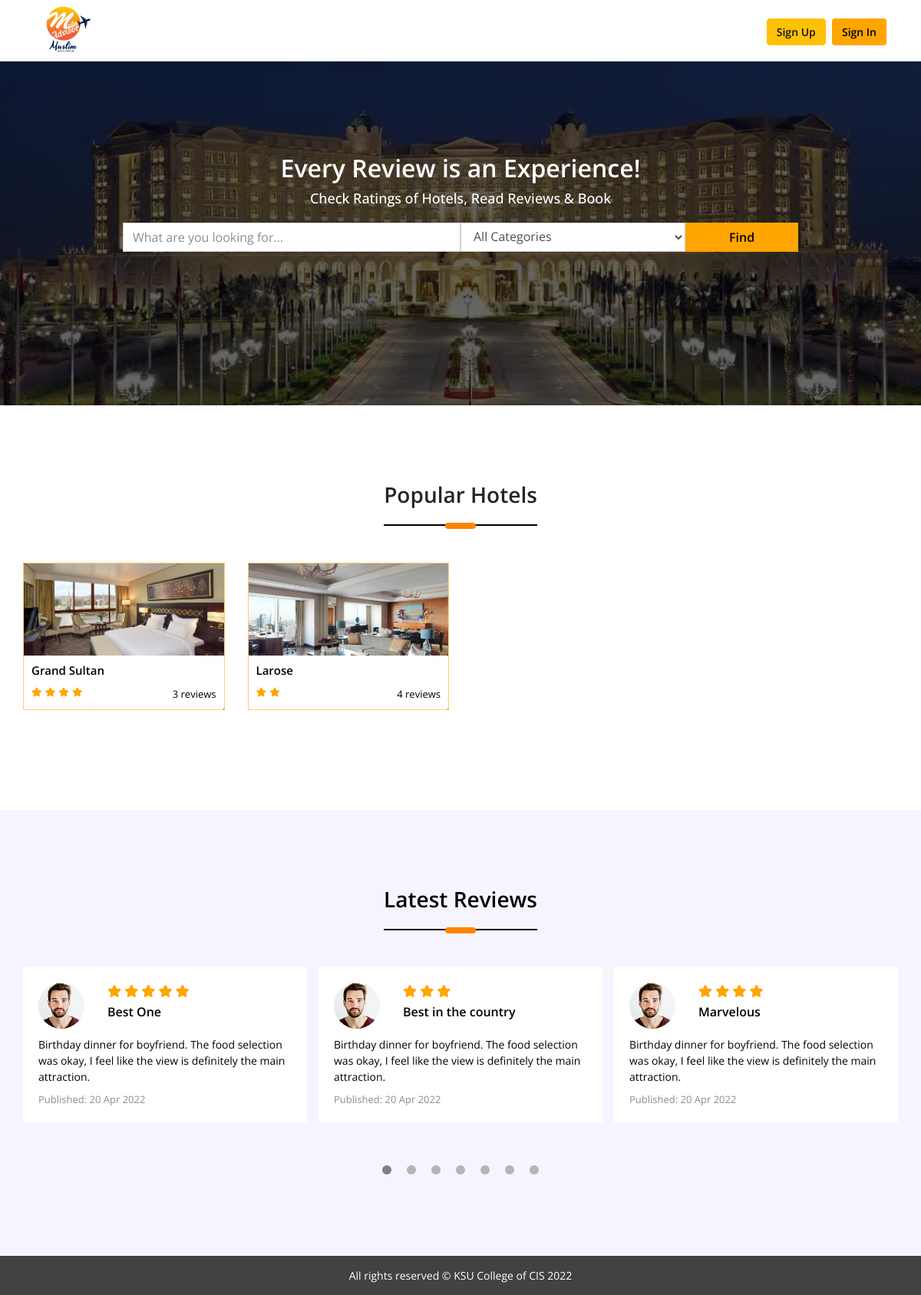
The page / on the database its author committed.
### tables this page shows
CREATE TABLE `hotels` (
  `id` int(11) NOT NULL,
  `name` varchar(200) NOT NULL,
  `town` varchar(50) NOT NULL,
  `city` varchar(50) NOT NULL,
  `phone` varchar(50) NOT NULL,
  `address` varchar(200) NOT NULL,
  `description` varchar(2000) NOT NULL,
  `category` varchar(50) NOT NULL,
  `thumbnail_url` varchar(100) NOT NULL
);

CREATE TABLE `reviews` (
  `id` int(11) NOT NULL,
  `hotel_id` bigint(20) NOT NULL,
  `user_id` int(11) NOT NULL,
  `title` varchar(200) NOT NULL,
  `rating` int(11) NOT NULL,
  `review` varchar(500) NOT NULL,
  `profile` varchar(100) NOT NULL DEFAULT 'avatar.png',
  `created_at` timestamp NULL DEFAULT current_timestamp(),
  `updated_at` timestamp NULL DEFAULT current_timestamp()
);

### app/config/Base.php (called while the page is built, shortened)
<?php
class Base {
    protected $root;
    public function __construct($path) {
        $this->root = $path;
    }
    public function load($page, $_data = [], $_success = '', $_error = []){
        $data       = $_data;
        require_once "$this->root/view/layout/main.php";
    }
}

### app/controller/MainController.php (called while the page is built, shortened)
<?php
class MainController extends DB {
    public function index(){
		$hotel = new Hotel();
		$hotels = $hotel->all('','', 4);
		$review = new Review();
		$reviews = $review->all();
        $this->load('index', compact('hotels', 'reviews', 'hotel_review_data', 'hotel_ratings'));
    }
}

### app/config/AppHelper.php (called while the page is built, shortened)
<?php
class AppHelper extends Base {
    public static function app(){
        return getenv('APP_URL');
    }
    public static function get_url($url){
        return self::app().'?r='.$url;
    }
    public static function public_uri(){
        return self::app().'public/';
    }
}

### app/config/DB.php (called while the page is built, shortened)
<?php
class DB extends Base {
    protected $db_host;
    protected $db_user;
    protected $db_password;
    protected $db_name;
    protected $con = '';
    protected $tableName;
    protected $columns = [];
    protected $conditions = [];
    protected $limit = 0;
    public function LoadDBInfo() {
        $this->db_host = getenv('DB_HOST');
        $this->db_user = getenv('DB_USERNAME');
        $this->db_password = getenv('DB_PASSWORD');
        $this->db_name = getenv('DB_DATABASE');
    }
    public function connectDb() {
        $this->con = new \MySQLi($this->db_host, $this->db_user, $this->db_password, $this->db_name);
        if(mysqli_connect_error()) {
            die("Failed to connect to MySQL: " . mysqli_connect_error());
        }else{
            return $this->con;
        }
    }
    public function getFields(){
        return implode(', ', $this->columns);
    }
    public function getJoin(){
        $join = '';
        return $join;
    }
    public function getCondition(){
        $condition = '';
        foreach ($this->conditions as $_condition => $val){
            $value = is_numeric($val) ? $val: "'$val'";
            $condition .= $_condition .'='. $value ;
        }
        return $condition;
    }
    public function prepareGetQuery(){
        $fields = $this->getFields();
        $join = $this->getJoin();
        $condition = $this->getCondition();
        $query = "SELECT $fields FROM `$this->tableName`";
        if($condition)
            $query .=  " WHERE $condition";
        if($this->limit)
            $query .= " Limit $this->limit";
        return $query.';';
    }
    public function getAll(){
        $query = $this->prepareGetQuery();
        $result = $this->con->query($query);
        if($result->num_rows > 0) {
            $data = array();
            while ($row = $result->fetch_assoc()) {
                $data[] = $row;
            }
            return array(
                'status' => true,
                'data' => $data
            );
        }else{
            return array(
                'status' => false,
                'message' => 'No record found'
            );
        }
    }
}

### app/model/Hotel.php (called while the page is built, shortened)
<?php
class Hotel extends DB {
    protected $table = AppHelper::HOTEL_TABLE;
    public function __construct()
    {
        $this->tableName = $this->table;
    }
    function all($select = [], $condition = [], $limit = ''){
        if($select)
            $this->columns = $select;
        else
            $this->columns = array('id', 'name', 'town', 'city', 'phone', 'description', 'category', 'address', 'thumbnail_url');
        if($limit)
            $this->limit = $limit;
        $data = $this->getAll();
        if($data["status"])
            return $data["data"];
        return [];
    }
}

### app/model/Review.php (called while the page is built, shortened)
<?php
class Review extends DB {
    protected $table = AppHelper::REVIEW_TABLE;
    public function __construct()
    {
        $this->tableName = $this->table;
    }
    function all($select = [], $condition = []){
        if($select)
            $this->columns = $select;
        else
            $this->columns = array('id', 'hotel_id', 'title', 'rating', 'review', 'profile', 'created_at');
        $data = $this->getAll();
        if($data["status"])
            return $data["data"];
        return [];
    }
}

### view/index.php (the view, shortened to what this page needs)
<?php
    $hotels = isset($data["hotels"]) ? $data["hotels"]: [];
	$reviews = isset($data["reviews"]) ? $data["reviews"]: [];
	$hotel_reviews = isset($data["hotel_review_data"]) ? $data["hotel_review_data"]: [];
	$hotel_ratings = isset($data["hotel_ratings"]) ? $data["hotel_ratings"]: [];
?>
	<div id="banner" class="banner-area">
		<div class="banner container">
			<div class="row">
				<div class="col-md-1 float-left"></div>
				<div class="col-md-10 float-left banner-form">
					<h1>Every Review is an Experience!</h1>
					<h6>Check Ratings of Hotels, Read Reviews & Book</h6>
					<form action="<?php echo \HR\HotelReview\config\AppHelper::get_url('main/searchHotel'); ?>" method="POST" class="form">
						<div class="form-row">
							<div class="form-group col-md-6 float-left">
								<input type="text" class="form-control" id="" name="name" placeholder="What are you looking for..." />
							</div>
							<div class="form-group col-md-4 float-left">
								<select class="form-control" id="category" name="category">
									<option value="" selected style="color:black;font-weight: 600;font-style: italic;">All Categories</option>
								</select>
							</div>
							<div class="form-group col-md-2 float-left">
								<button type="submit" class="btn btn-block btn-warning-dark">Find</button>
							</div>
						</div>
					</form>
				</div>
				<div class="col-md-1 float-left"></div>
			</div>
		</div>
	</div>
	<div class="restaurant-list-area">
		<div class="restaurant-list container">
			<div class="common-header mb-5">
				<h2>Popular Hotels</h2>
			</div>
			<div class="row all-restaurants">
				<?php
                if(!empty($hotels)):
                    foreach ($hotels as $hotel):
                        $hotel = (object)$hotel;
				?>
				<div class="col-md-3 col-sm-4 float-left">
					<a href="<?php echo \HR\HotelReview\config\AppHelper::get_url("main/hotel-details/$hotel->id"); ?>">
						<div class="single-restaurant">
							<div class="single-restaurant-img">
								<img src="<?php echo \HR\HotelReview\config\AppHelper::public_uri();?>asset/img/<?php echo $hotel->thumbnail_url;?>" alt="" />
							</div>
							<div class="single-restaurant-desc">
								<h4><?php echo $hotel->name;?></h4>
								<div class="row">
									<div class="col-md-6 float-left">
										<?php
										$rating = round($hotel_ratings[$hotel->id]);
										for ($rating; $rating>0; $rating--):
										?>
										<i class="fas fa-star"></i>
										<?php
										endfor;
										?>
									</div>
									<div class="col-md-6 float-left text-right">
										<p><?php echo $hotel_reviews[$hotel->id];?> reviews</p>
									</div>
								</div>
							</div>
						</div>
					</a>
				</div>
				<?php
					endforeach;
					endif;
				?>
			</div>
		</div>
	</div>
	<div class="review-area">
		<div class="review container">
			<div class="common-header mb-5">
				<h2>Latest Reviews</h2>
			</div>
			<div class="row">
				<?php
				if(!empty($reviews)):
				?>
				<div class="col-md-12 reviews owl-carousel float-left">
					<?php
					foreach ($reviews as $review):
						$review = (object)$review;
					?>
					<div class="single-review">
						<div class="row">
							<div class="col-md-3 float-left">
								<img src="<?php echo \HR\HotelReview\config\AppHelper::public_uri();?>asset/img/<?php echo $review->profile;?>" class="review-profile rounded-circle" alt="avatar">
							</div>
							<div class="col-md-8 float-left review-heading">
								<?php
								$rating = round($review->rating);
								for ($rating; $rating>0; $rating--):
								?>
								<i class="fas fa-star"></i>
								<?php
								endfor;
								?>
								<h6><?php echo $review->title;?></h6>
							</div>
							<div class="col-md-12 float-left review-desc">
								<p><?php echo $review->review;?></p>
							</div>
							<div class="col-md-12 float-left review-published">
								<p class="text-muted">Published: <?php echo date('d M Y', strtotime($review->created_at));?></p>
							</div>
						</div>
					</div>
					<?php
						endforeach;
					?>
				</div>
				<?php
					endif;
				?>
			</div>
		</div>
	</div>

### rows shown on the page
hotels: thumbnail_url (picture), name "Grand Sultan", id "3"
hotels: thumbnail_url (picture), name "Larose", id "4"
reviews: profile (placeholder picture), rating 5 (drawn), title "Best One", review "Birthday dinner for boyfriend. The food selection was okay, I feel like the view is definitely the main attraction.", created_at "20 Apr 2022"
reviews: profile (placeholder picture), rating 3 (drawn), title "Best in the country", review "Birthday dinner for boyfriend. The food selection was okay, I feel like the view is definitely the main attraction.", created_at "20 Apr 2022"
reviews: profile (placeholder picture), rating 4 (drawn), title "Marvelous", review "Birthday dinner for boyfriend. The food selection was okay, I feel like the view is definitely the main attraction.", created_at "20 Apr 2022"
